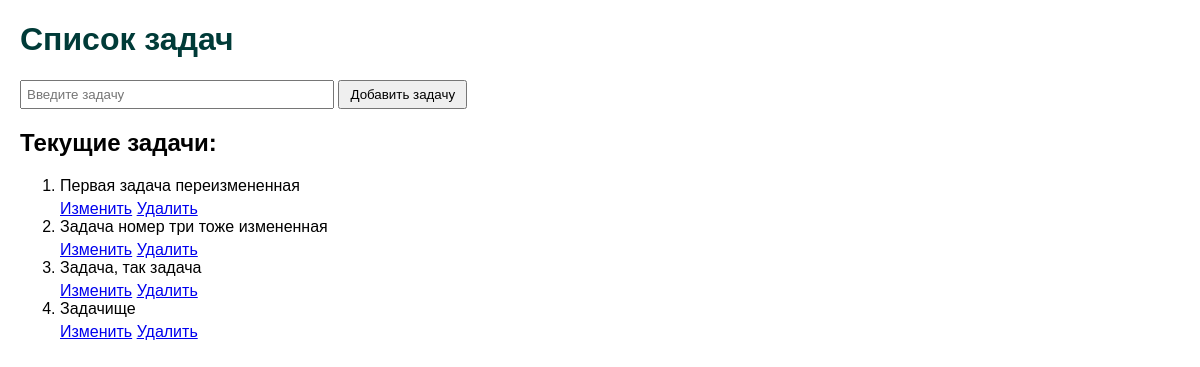
Before: / with the older database file.
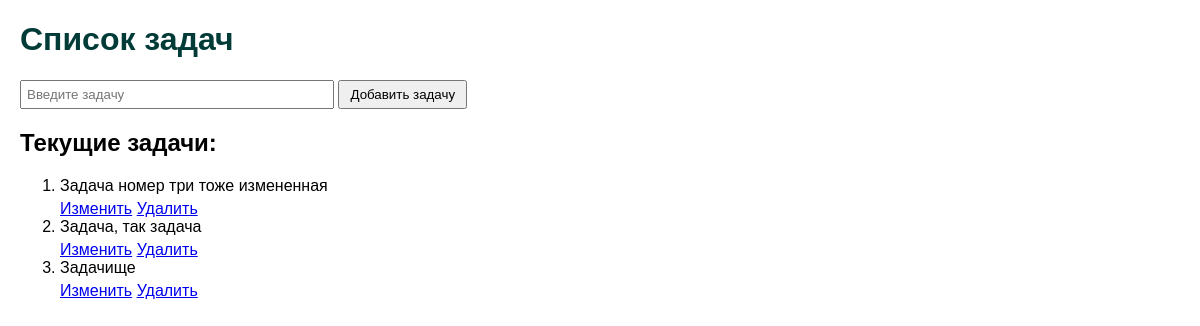
After: the same page with the newer database file.
### app.py (models this page shows, shortened)
class Task(db.Model):
    id = db.Column(db.Integer, primary_key=True)
    description = db.Column(db.String(255), nullable=False)

### app.py (the view, shortened to what this page needs)
@app.route('/', methods=['GET', 'POST'])
def index():
    tasks = Task.query.all()
    return render_template('index.html', tasks=tasks)

### templates/index.html (shortened to what this page needs)
<!DOCTYPE html>
<html lang="ru">
<head>
</head>
<body>
    <h1>Список задач</h1>
    <form method="post">
        <input type="text" name="task" placeholder="Введите задачу" required>
        <button type="submit">Добавить задачу</button>
    </form>
    <h2>Текущие задачи:</h2>
    <ol>
        {% for task in tasks %}
            <li>
                {{ task.description }}
                <div class="task-actions">
                    <a href="{{ url_for('update_task', task_id=task.id) }}">Изменить</a>
                    <a href="{{ url_for('delete_task', task_id=task.id) }}">Удалить</a>
                </div>
            </li>
        {% endfor %}
    </ol>
</body>
</html>

### templates/index.html (style rules this page uses)
body { font-family: Arial, sans-serif; margin: 20px; }
h1 { color: #003b38; }
form { margin-bottom: 20px; }
input[type="text"] { padding: 5px; width: 300px; }
button { padding: 5px 10px; }
ol { list-style-type: decimal; }
.task-actions { margin-top: 5px; }

Changed rows visible on the page:
removed Task: description "Первая задача переизмененная"
